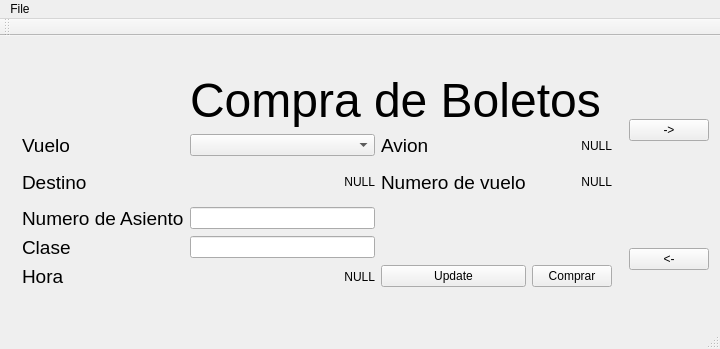
<?xml version="1.0" encoding="UTF-8"?>
<ui version="4.0">
 <class>Aeropuerto</class>
 <widget class="QMainWindow" name="Aeropuerto">
  <property name="geometry">
   <rect>
    <x>0</x>
    <y>0</y>
    <width>720</width>
    <height>349</height>
   </rect>
  </property>
  <property name="windowTitle">
   <string>Aeropuerto</string>
  </property>
  <widget class="QWidget" name="centralWidget">
   <layout class="QGridLayout" name="gridLayout_2">
    <item row="0" column="1">
     <widget class="QPushButton" name="pushButton">
      <property name="text">
       <string>-&gt;</string>
      </property>
     </widget>
    </item>
    <item row="1" column="1">
     <widget class="QPushButton" name="pushButton_2">
      <property name="text">
       <string>&lt;-</string>
      </property>
     </widget>
    </item>
    <item row="0" column="0" rowspan="2">
     <widget class="QStackedWidget" name="stackedWidget">
      <property name="currentIndex">
       <number>1</number>
      </property>
      <widget class="QWidget" name="page">
       <widget class="QTableWidget" name="tableWidget">
        <property name="geometry">
         <rect>
          <x>0</x>
          <y>0</y>
          <width>631</width>
          <height>231</height>
         </rect>
        </property>
       </widget>
      </widget>
      <widget class="QWidget" name="page_2">
       <layout class="QGridLayout" name="gridLayout">
        <item row="6" column="0">
         <widget class="QLabel" name="label_5">
          <property name="font">
           <font>
            <pointsize>14</pointsize>
           </font>
          </property>
          <property name="text">
           <string>Clase</string>
          </property>
         </widget>
        </item>
        <item row="9" column="0">
         <widget class="QLabel" name="label_6">
          <property name="font">
           <font>
            <pointsize>14</pointsize>
           </font>
          </property>
          <property name="text">
           <string>Hora</string>
          </property>
         </widget>
        </item>
        <item row="1" column="0">
         <widget class="QLabel" name="label_2">
          <property name="font">
           <font>
            <pointsize>14</pointsize>
           </font>
          </property>
          <property name="text">
           <string>Vuelo</string>
          </property>
         </widget>
        </item>
        <item row="6" column="1">
         <widget class="QLineEdit" name="tf_clase"/>
        </item>
        <item row="1" column="1">
         <widget class="QComboBox" name="comboBox"/>
        </item>
        <item row="0" column="1" colspan="3">
         <widget class="QLabel" name="label">
          <property name="font">
           <font>
            <pointsize>36</pointsize>
           </font>
          </property>
          <property name="text">
           <string>Compra de Boletos</string>
          </property>
         </widget>
        </item>
        <item row="5" column="0">
         <widget class="QLabel" name="label_8">
          <property name="font">
           <font>
            <pointsize>14</pointsize>
           </font>
          </property>
          <property name="text">
           <string>Numero de Asiento</string>
          </property>
         </widget>
        </item>
        <item row="5" column="1">
         <widget class="QLineEdit" name="tf_numAsiento"/>
        </item>
        <item row="4" column="2">
         <widget class="QLabel" name="label_4">
          <property name="font">
           <font>
            <pointsize>14</pointsize>
           </font>
          </property>
          <property name="text">
           <string>Numero de vuelo</string>
          </property>
         </widget>
        </item>
        <item row="4" column="1">
         <widget class="QLabel" name="lb_destino">
          <property name="text">
           <string>NULL</string>
          </property>
          <property name="alignment">
           <set>Qt::AlignRight|Qt::AlignTrailing|Qt::AlignVCenter</set>
          </property>
         </widget>
        </item>
        <item row="9" column="1">
         <widget class="QLabel" name="lb_hora">
          <property name="text">
           <string>NULL</string>
          </property>
          <property name="alignment">
           <set>Qt::AlignRight|Qt::AlignTrailing|Qt::AlignVCenter</set>
          </property>
         </widget>
        </item>
        <item row="1" column="2">
         <widget class="QLabel" name="label_7">
          <property name="font">
           <font>
            <pointsize>14</pointsize>
           </font>
          </property>
          <property name="text">
           <string>Avion</string>
          </property>
         </widget>
        </item>
        <item row="1" column="3">
         <widget class="QLabel" name="lb_avion">
          <property name="text">
           <string>NULL</string>
          </property>
          <property name="alignment">
           <set>Qt::AlignRight|Qt::AlignTrailing|Qt::AlignVCenter</set>
          </property>
         </widget>
        </item>
        <item row="4" column="0">
         <widget class="QLabel" name="label_3">
          <property name="font">
           <font>
            <pointsize>14</pointsize>
           </font>
          </property>
          <property name="text">
           <string>Destino</string>
          </property>
         </widget>
        </item>
        <item row="9" column="3">
         <widget class="QPushButton" name="pushButton_3">
          <property name="text">
           <string>Comprar</string>
          </property>
         </widget>
        </item>
        <item row="4" column="3">
         <widget class="QLabel" name="lb_numVuelo">
          <property name="text">
           <string>NULL</string>
          </property>
          <property name="alignment">
           <set>Qt::AlignRight|Qt::AlignTrailing|Qt::AlignVCenter</set>
          </property>
         </widget>
        </item>
        <item row="9" column="2">
         <widget class="QPushButton" name="pushButton_4">
          <property name="text">
           <string>Update</string>
          </property>
         </widget>
        </item>
       </layout>
      </widget>
     </widget>
    </item>
   </layout>
  </widget>
  <widget class="QToolBar" name="mainToolBar">
   <attribute name="toolBarArea">
    <enum>TopToolBarArea</enum>
   </attribute>
   <attribute name="toolBarBreak">
    <bool>false</bool>
   </attribute>
  </widget>
  <widget class="QStatusBar" name="statusBar"/>
  <widget class="QMenuBar" name="menuBar">
   <property name="geometry">
    <rect>
     <x>0</x>
     <y>0</y>
     <width>720</width>
     <height>22</height>
    </rect>
   </property>
   <widget class="QMenu" name="menuFile">
    <property name="title">
     <string>File</string>
    </property>
    <widget class="QMenu" name="menuCrear_Vuelo">
     <property name="title">
      <string>Crear Vuelo</string>
     </property>
     <addaction name="actionAgregar_Vuelo"/>
     <addaction name="actionModificar_Vuelo"/>
    </widget>
    <widget class="QMenu" name="menuCrear_Avion">
     <property name="title">
      <string>Crear Avion</string>
     </property>
     <addaction name="actionAgregar_Avion"/>
    </widget>
    <addaction name="menuCrear_Vuelo"/>
    <addaction name="menuCrear_Avion"/>
    <addaction name="actionCalcular_Horas"/>
   </widget>
   <addaction name="menuFile"/>
  </widget>
  <action name="actionAgregar_Vuelo">
   <property name="text">
    <string>Agregar Vuelo</string>
   </property>
  </action>
  <action name="actionModificar_Vuelo">
   <property name="text">
    <string>Modificar Vuelo</string>
   </property>
  </action>
  <action name="actionAgregar_Avion">
   <property name="text">
    <string>Agregar Avion</string>
   </property>
  </action>
  <action name="actionCalcular_Horas">
   <property name="text">
    <string>Calcular Horas</string>
   </property>
  </action>
 </widget>
 <layoutdefault spacing="6" margin="11"/>
 <resources/>
 <connections/>
</ui>
